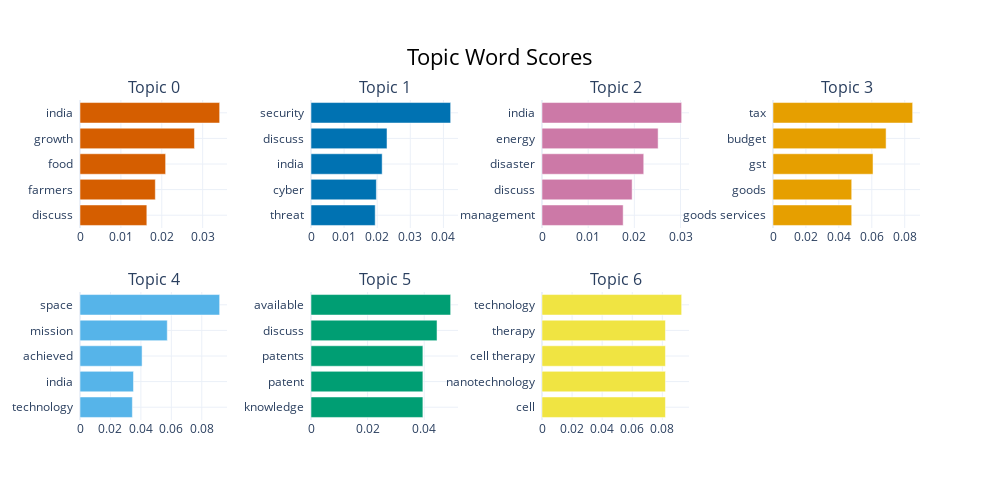

Notebook source saved alongside this figure:
### Code cell
model.visualize_barchart()

### Figure 1 — Plotly figure (JSON) as saved in the notebook; plotly's stock layout.template omitted (floating-point values rounded to 4 significant figures)
{"data": [{"marker": {"color": "#D55E00"}, "orientation": "h", "type": "bar", "x": [0.01634, 0.01842, 0.02094, 0.02799, 0.03415], "xaxis": "x", "y": ["discuss  ", "farmers  ", "food  ", "growth  ", "india  "], "yaxis": "y"}, {"marker": {"color": "#0072B2"}, "orientation": "h", "type": "bar", "x": [0.01939, 0.01975, 0.0215, 0.02296, 0.04218], "xaxis": "x2", "y": ["threat  ", "cyber  ", "india  ", "discuss  ", "security  "], "yaxis": "y2"}, {"marker": {"color": "#CC79A7"}, "orientation": "h", "type": "bar", "x": [0.01758, 0.01952, 0.02203, 0.02515, 0.03024], "xaxis": "x3", "y": ["management  ", "discuss  ", "disaster  ", "energy  ", "india  "], "yaxis": "y3"}, {"marker": {"color": "#E69F00"}, "orientation": "h", "type": "bar", "x": [0.0478, 0.0478, 0.06075, 0.06868, 0.08481], "xaxis": "x4", "y": ["goods services  ", "goods  ", "gst  ", "budget  ", "tax  "], "yaxis": "y4"}, {"marker": {"color": "#56B4E9"}, "orientation": "h", "type": "bar", "x": [0.03441, 0.03514, 0.04078, 0.05734, 0.09175], "xaxis": "x5", "y": ["technology  ", "india  ", "achieved  ", "mission  ", "space  "], "yaxis": "y5"}, {"marker": {"color": "#009E73"}, "orientation": "h", "type": "bar", "x": [0.03954, 0.03954, 0.03954, 0.04453, 0.04934], "xaxis": "x6", "y": ["knowledge  ", "patent  ", "patents  ", "discuss  ", "available  "], "yaxis": "y6"}, {"marker": {"color": "#F0E442"}, "orientation": "h", "type": "bar", "x": [0.08206, 0.08206, 0.08206, 0.08206, 0.09283], "xaxis": "x7", "y": ["cell  ", "nanotechnology  ", "cell therapy  ", "therapy  ", "technology  "], "yaxis": "y7"}], "layout": {"annotations": [{"font": {"size": 16}, "showarrow": false, "text": "Topic 0", "x": 0.0875, "xanchor": "center", "xref": "paper", "y": 1, "yanchor": "bottom", "yref": "paper"}, {"font": {"size": 16}, "showarrow": false, "text": "Topic 1", "x": 0.3625, "xanchor": "center", "xref": "paper", "y": 1, "yanchor": "bottom", "yref": "paper"}, {"font": {"size": 16}, "showarrow": false, "text": "Topic 2", "x": 0.6375, "xanchor": "center", "xref": "paper", "y": 1, "yanchor": "bottom", "yref": "paper"}, {"font": {"size": 16}, "showarrow": false, "text": "Topic 3", "x": 0.9125, "xanchor": "center", "xref": "paper", "y": 1, "yanchor": "bottom", "yref": "paper"}, {"font": {"size": 16}, "showarrow": false, "text": "Topic 4", "x": 0.0875, "xanchor": "center", "xref": "paper", "y": 0.4, "yanchor": "bottom", "yref": "paper"}, {"font": {"size": 16}, "showarrow": false, "text": "Topic 5", "x": 0.3625, "xanchor": "center", "xref": "paper", "y": 0.4, "yanchor": "bottom", "yref": "paper"}, {"font": {"size": 16}, "showarrow": false, "text": "Topic 6", "x": 0.6375, "xanchor": "center", "xref": "paper", "y": 0.4, "yanchor": "bottom", "yref": "paper"}], "height": 500, "hoverlabel": {"bgcolor": "white", "font": {"family": "Rockwell", "size": 16}}, "showlegend": false, "title": {"font": {"color": "Black", "size": 22}, "text": "Topic Word Scores", "x": 0.5, "xanchor": "center", "yanchor": "top"}, "width": 1000, "xaxis": {"anchor": "y", "domain": [0, 0.175], "showgrid": true}, "xaxis2": {"anchor": "y2", "domain": [0.275, 0.45], "showgrid": true}, "xaxis3": {"anchor": "y3", "domain": [0.55, 0.725], "showgrid": true}, "xaxis4": {"anchor": "y4", "domain": [0.825, 1], "showgrid": true}, "xaxis5": {"anchor": "y5", "domain": [0, 0.175], "showgrid": true}, "xaxis6": {"anchor": "y6", "domain": [0.275, 0.45], "showgrid": true}, "xaxis7": {"anchor": "y7", "domain": [0.55, 0.725], "showgrid": true}, "xaxis8": {"anchor": "y8", "domain": [0.825, 1], "showgrid": true}, "yaxis": {"anchor": "x", "domain": [0.6, 1], "showgrid": true}, "yaxis2": {"anchor": "x2", "domain": [0.6, 1], "showgrid": true}, "yaxis3": {"anchor": "x3", "domain": [0.6, 1], "showgrid": true}, "yaxis4": {"anchor": "x4", "domain": [0.6, 1], "showgrid": true}, "yaxis5": {"anchor": "x5", "domain": [0, 0.4], "showgrid": true}, "yaxis6": {"anchor": "x6", "domain": [0, 0.4], "showgrid": true}, "yaxis7": {"anchor": "x7", "domain": [0, 0.4], "showgrid": true}, "yaxis8": {"anchor": "x8", "domain": [0, 0.4], "showgrid": true}}}
